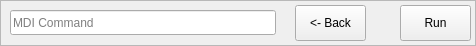
                   <widget class="QFrame" name="frame">
                    <property name="geometry">
                     <rect>
                      <x>5</x>
                      <y>10</y>
                      <width>476</width>
                      <height>46</height>
                     </rect>
                    </property>
                    <property name="frameShape">
                     <enum>QFrame::StyledPanel</enum>
                    </property>
                    <property name="frameShadow">
                     <enum>QFrame::Raised</enum>
                    </property>
                    <widget class="QPushButton" name="runMdiCommand">
                     <property name="geometry">
                      <rect>
                       <x>400</x>
                       <y>5</y>
                       <width>71</width>
                       <height>36</height>
                      </rect>
                     </property>
                     <property name="text">
                      <string>Run</string>
                     </property>
                    </widget>
                    <widget class="MDIEntry" name="mdiEntry">
                     <property name="geometry">
                      <rect>
                       <x>10</x>
                       <y>10</y>
                       <width>266</width>
                       <height>25</height>
                      </rect>
                     </property>
                     <property name="placeholderText">
                      <string>MDI Command</string>
                     </property>
                     <property name="clearButtonEnabled">
                      <bool>true</bool>
                     </property>
                     <property name="mdi_history_size" stdset="0">
                      <number>0</number>
                     </property>
                    </widget>
                    <widget class="QPushButton" name="runMdiCommand_2">
                     <property name="geometry">
                      <rect>
                       <x>295</x>
                       <y>5</y>
                       <width>71</width>
                       <height>36</height>
                      </rect>
                     </property>
                     <property name="text">
                      <string>&lt;- Back</string>
                     </property>
                    </widget>
                   </widget>
